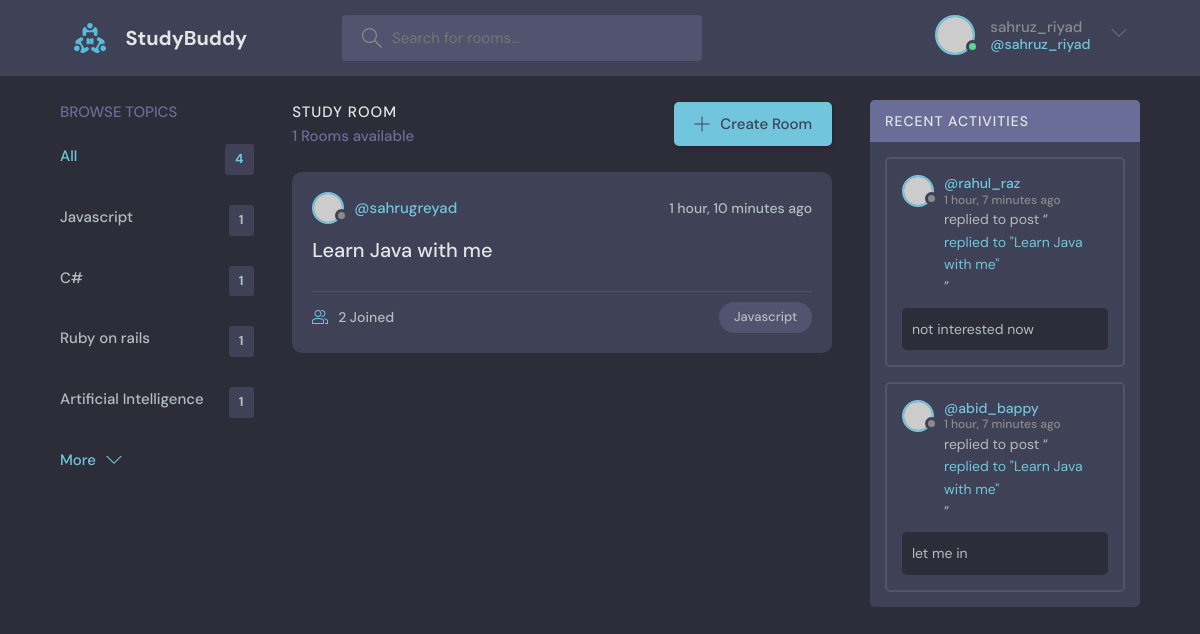
The page /?q=Javascript (signed in) on the database its author committed.
### base/models.py (models this page shows, shortened)
class User(AbstractUser):
    name = models.CharField(max_length=200, null=True)
    email = models.EmailField(unique=True, null=True)
    username = models.CharField(max_length=100, unique=True)
    bio = models.TextField(null=True)
    avatar = models.ImageField(null=True, default='avatar.svg')
    REQUIRED_FIELDS = []

class Topic(models.Model):
    name = models.CharField(max_length=200)

class Room(models.Model):
    host = models.ForeignKey(User, on_delete= models.SET_NULL , null = True)
    topic = models.ForeignKey(Topic, on_delete= models.SET_NULL , null = True)
    name = models.CharField(max_length = 200)
    description = models.TextField(null = True, blank = True)
    participants = models.ManyToManyField(User, related_name='participants', blank=True)
    updated = models.DateTimeField(auto_now = True)
    created = models.DateTimeField(auto_now_add = True)
    class Meta:
        ordering = ['-updated', '-created']
    def __str__(self):
        return self.name

class Message(models.Model):
    user = models.ForeignKey(User, on_delete= models.CASCADE)
    room = models.ForeignKey(Room, on_delete= models.CASCADE)
    body = models.TextField()
    updated = models.DateTimeField(auto_now = True)
    created = models.DateTimeField(auto_now_add = True)
    class Meta:
        ordering = ['-updated', '-created']

### base/views.py (the view)
# urls.py: path('',views.home, name= "home"),
def home(request):
    q = request.GET.get('q') if request.GET.get('q') != None else ''
    rooms = Room.objects.filter(
        Q(topic__name__icontains=q) |
        Q(name__icontains=q) |
        Q(description__icontains=q)
        )
    room_count = rooms.count()
    topics = Topic.objects.all()
    room_messages = Message.objects.filter(Q(room__topic__name__icontains=q))
    context = {'rooms' : rooms, 'topics' : topics,
               'room_count' : room_count, 'room_messages' : room_messages}
    return render(request, 'home.html' , context)

### templates/home.html (shortened to what this page needs)
{% extends 'main.html' %}
{% block content %}
<main class="layout layout--3">
  <div class="container">
    {% include 'base/topics_component.html' %}
    <div class="roomList">
      <div class="roomList__header">
        <div>
          <h2>Study Room</h2>
          <p>{{room_count}} Rooms available</p>
        </div>
        <a class="btn btn--main" href="{%url 'create-room' %}">
          <svg version="1.1" xmlns="http://www.w3.org/2000/svg" width="32" height="32" viewBox="0 0 32 32">
            <title>add</title>
            <path
              d="M16.943 0.943h-1.885v14.115h-14.115v1.885h14.115v14.115h1.885v-14.115h14.115v-1.885h-14.115v-14.115z"
            ></path>
          </svg>
          Create Room
        </a>
      </div>
      {% include 'base/feed_component.html' %}
    </div>
    {% include 'base/activity_component.html' %}
  </div>
</main>
{% endblock %}

### templates/navbar.html (shortened to what this page needs)
{% load static %}
<header class="header header--loggedIn">
    <div class="container">
      <a href="{% url 'home' %}" class="header__logo">
        <img src="{% static 'images/logo.svg' %}" />
        <h1>StudyBuddy</h1>
      </a>
      <form class="header__search" method="get" action="{% url 'home' %}">
        <label>
          <input name = "q" placeholder="Search for rooms..." />
        </label>
      </form>
      <nav class="header__menu">
        {% if request.user.is_authenticated %}
        <div class="header__user">
          <a href="{% url 'user-profile' user.id %}">
            <div class="avatar avatar--medium active">
              <img src="https://randomuser.me/api/portraits/men/37.jpg" />
            </div>
            <p>{{request.user}} <span>@{{request.user}}</span></p>
          </a>
          <button class="dropdown-button">
            <svg version="1.1" xmlns="http://www.w3.org/2000/svg" width="32" height="32" viewBox="0 0 32 32">
              <title>chevron-down</title>
              <path d="M16 21l-13-13h-3l16 16 16-16h-3l-13 13z"></path>
            </svg>
          </button>
        </div>
        {% else %}
        <a href="{% url 'login' %}">
          <img src="{% static 'images/avatar.svg' %}" />
          <p>Login</p>
        </a>
        {% endif %}
      </nav>
    </div>
</header>

### base/templates/base/topics_component.html
<div class="topics">
    <div class="topics__header">
      <h2>Browse Topics</h2>
    </div>
    <ul class="topics__list">
      <li>
        <a href="{% url 'home' %}" class="active">All <span>{{topics.count}}</span></a>
      </li>
      {% for topic in topics %}
      <li>
        <a href="{% url 'home' %}?q={{topic.name}}">{{topic.name}} <span>{{topic.room_set.all.count}}</span></a>
      </li>
      {% endfor %}
    </ul>
    <a class="btn btn--link" href="topics.html">
      More
      <svg version="1.1" xmlns="http://www.w3.org/2000/svg" width="32" height="32" viewBox="0 0 32 32">
        <title>chevron-down</title>
        <path d="M16 21l-13-13h-3l16 16 16-16h-3l-13 13z"></path>
      </svg>
    </a>
  </div>

### base/templates/base/feed_component.html (shortened to what this page needs)
{% for room in rooms %}
<div class="roomListRoom">
<div class="roomListRoom__header">
    <a href="{% url 'user-profile' room.host_id %}" class="roomListRoom__author">
    <div class="avatar avatar--small">
        <img src="https://randomuser.me/api/portraits/women/11.jpg" />
    </div>
    <span>@{{room.host.username}}</span>
    </a>
    <div class="roomListRoom__actions">
    <span>{{room.created|timesince}} ago</span>
    </div>
</div>
<div class="roomListRoom__content">
    <a href="{% url 'room' room.id %}">{{room.name}}</a>
</div>
<div class="roomListRoom__meta">
    <a href="{% url 'room' room.id %}" class="roomListRoom__joined">
    {{room.participants.all.count}} Joined
    </a>
    <p class="roomListRoom__topic">{{room.topic.name}}</p>
</div>
</div>
{% endfor %}

### base/templates/base/activity_component.html (shortened to what this page needs)
<div class="activities">
    <div class="activities__header">
      <h2>Recent Activities</h2>
    </div>
    {% for message in room_messages %}
    <div class="activities__box">
      <div class="activities__boxHeader roomListRoom__header">
        <a href="{% url 'user-profile' message.user.id %}" class="roomListRoom__author">
          <div class="avatar avatar--small">
            <img src="https://randomuser.me/api/portraits/women/11.jpg" />
          </div>
          <p>
            @{{message.user}}
            <span>{{message.created|timesince}} ago</span>
          </p>
        </a>
      </div>
      <div class="activities__boxContent">
        <p>replied to post “<a href="{% url 'room' message.room_id %}">replied to "{{message.room}}"</a>”</p>
        <div class="activities__boxRoomContent">
            {{message.body}}
        </div>
      </div>
    </div>
    {% endfor %}
</div>

### rows shown on the page
User: user "sahruz_riyad"
Topic: name "Javascript", room_set.all.count "1"
Topic: name "C#", room_set.all.count "1"
Topic: name "Ruby on rails", room_set.all.count "1"
Topic: name "Artificial Intelligence", room_set.all.count "1"
Room: host.username "sahrugreyad", created "1 hour, 10 minutes", name "Learn Java with me", participants.all.count "2", topic.name "Javascript"
Message: user "rahul_raz", created "1 hour, 7 minutes", room "Learn Java with me", body "not interested now"
Message: user "abid_bappy", created "1 hour, 7 minutes", room "Learn Java with me", body "let me in"

### other values the page prints
{{ topics.count }} "4"
{{ room_count }} "1"
